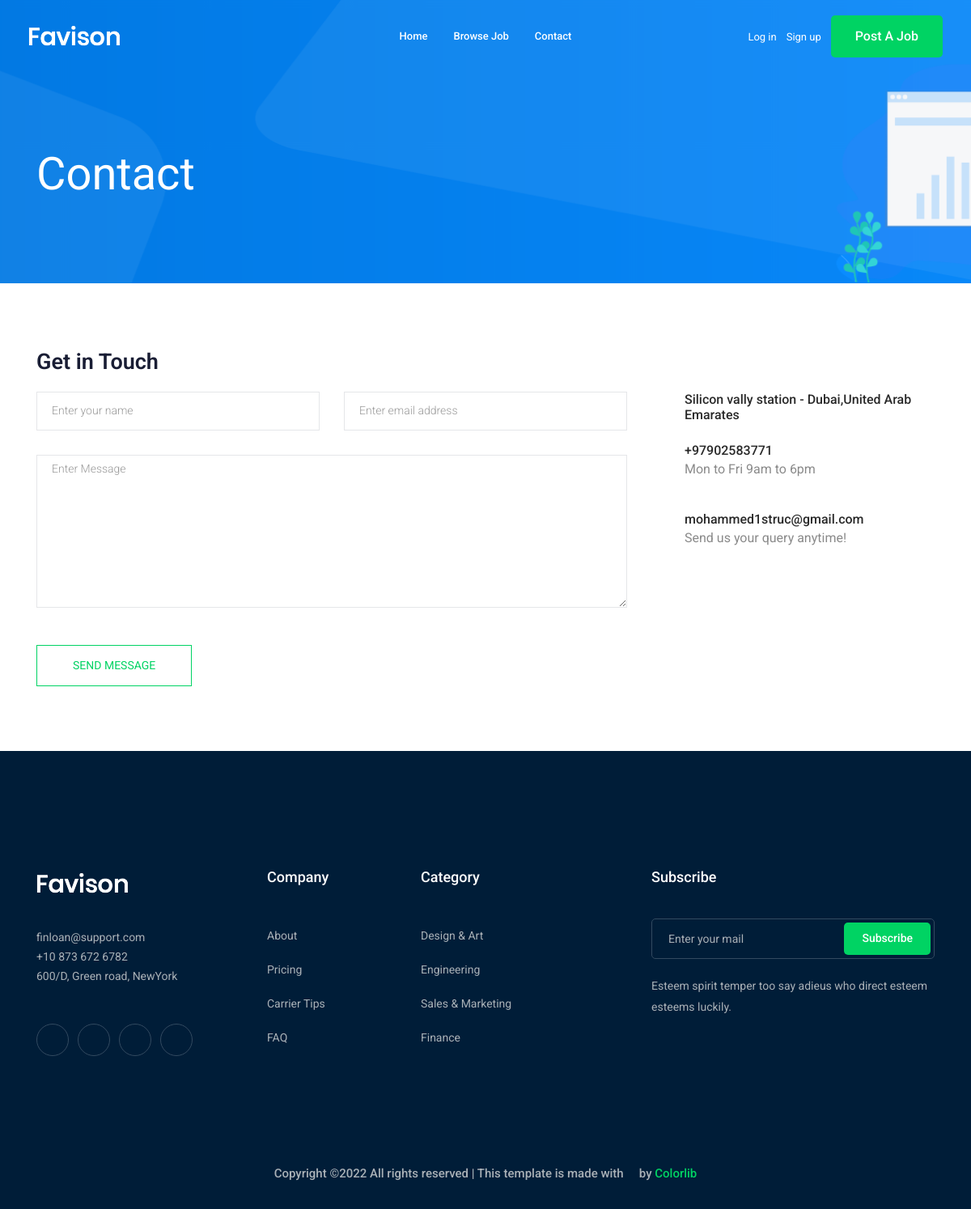
The page /contact-us/ on the database its author committed.
### contact/models.py (models this page shows, shortened)
class Info(models.Model):
    place = models.CharField(max_length=50)
    phone_number = models.CharField(max_length=12)
    email = models.EmailField(max_length=40)

### contact/views.py (the view, shortened to what this page needs)
# urls.py: path('',views.send_message, name='contact'),
def send_message (request):
    myinfo = Info.objects.first()
    context = {'informations':myinfo}
    return render(request,'contact/contact.html',context)

### contact/templates/contact/contact.html (shortened to what this page needs)
{% extends 'base.html' %}
{% block body %}
    <div class="bradcam_area bradcam_bg_1">
        <div class="container">
            <div class="row">
                <div class="col-xl-12">
                    <div class="bradcam_text">
                        <h3>contact</h3>
                    </div>
                </div>
            </div>
        </div>
    </div>
    <section class="contact-section section_padding mx-auto">
    <div class="container mx-auto">
      <div class="row">
        <div class="col-12">
          <h2 class="contact-title">Get in Touch</h2>
        </div>
        <div class="col-lg-8">
          <form class="form-contact contact_form" method="post" novalidate="novalidate">
            <div class="row">
              <div class="col-sm-6">
                <div class="form-group">
                  <input class="form-control" name="subject" id="name" type="text" onfocus="this.placeholder = ''" onblur="this.placeholder = 'Enter your name'" placeholder = 'Enter your name'>
                </div>
              </div>
              <div class="col-sm-6">
                <div class="form-group">
                  <input class="form-control" name="email" id="email" type="email" onfocus="this.placeholder = ''" onblur="this.placeholder = 'Enter email address'" placeholder = 'Enter email address'>
                </div>
              </div>
              <div class="col-12">
                <div class="form-group">
                    <textarea class="form-control w-100" name="message" id="message" cols="30" rows="9" onfocus="this.placeholder = ''" onblur="this.placeholder = 'Enter Message'" placeholder = 'Enter Message'></textarea>
                </div>
              </div>
            </div>
            <div class="form-group mt-3">
              <button type="submit" class="button button-contactForm btn_4 boxed-btn">Send Message</button>
            </div>
          </form>
        </div>
        <div class="col-lg-4">
          <div class="media contact-info">
            <span class="contact-info__icon"><i class="ti-home"></i></span>
            <div class="media-body">
              <h3>{{informations.place}}</h3>
            </div>
          </div>
          <div class="media contact-info">
            <span class="contact-info__icon"><i class="ti-tablet"></i></span>
            <div class="media-body">
              <h3>{{informations.phone_number}}</h3>
              <p>Mon to Fri 9am to 6pm</p>
            </div>
          </div>
          <div class="media contact-info">
            <span class="contact-info__icon"><i class="ti-email"></i></span>
            <div class="media-body">
              <h3>{{informations.email}}</h3>
              <p>Send us your query anytime!</p>
            </div>
          </div>
        </div>
      </div>
    </div>
    </section>
{% endblock %}

### rows shown on the page
Info: place "Silicon vally station - Dubai,United Arab Emarates", phone_number "+97902583771", email "mohammed1struc@gmail.com"
